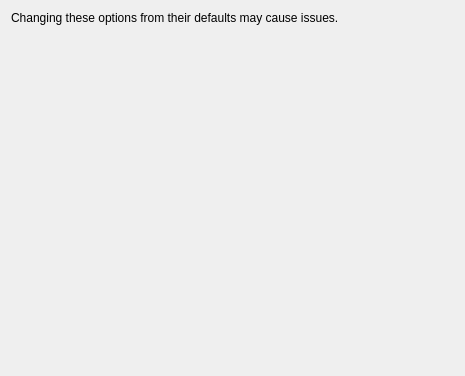
<?xml version="1.0" encoding="UTF-8"?>
<ui version="4.0">
 <class>ConfigureGraphicsExtensions</class>
 <widget class="QWidget" name="ConfigureGraphicsExtensions">
  <property name="geometry">
   <rect>
    <x>0</x>
    <y>0</y>
    <width>465</width>
    <height>376</height>
   </rect>
  </property>
  <property name="windowTitle">
   <string>Form</string>
  </property>
  <property name="accessibleName">
   <string>Fixes</string>
  </property>
  <layout class="QVBoxLayout" name="verticalLayout_4">
   <item>
    <widget class="QLabel" name="label">
     <property name="text">
      <string>Changing these options from their defaults may cause issues.</string>
     </property>
     <property name="wordWrap">
      <bool>true</bool>
     </property>
    </widget>
   </item>
   <item>
    <layout class="QVBoxLayout" name="groups_layout"/>
   </item>
   <item>
    <spacer name="verticalSpacer">
     <property name="orientation">
      <enum>Qt::Orientation::Vertical</enum>
     </property>
     <property name="sizeHint" stdset="0">
      <size>
       <width>20</width>
       <height>40</height>
      </size>
     </property>
    </spacer>
   </item>
  </layout>
 </widget>
 <resources/>
 <connections/>
</ui>
